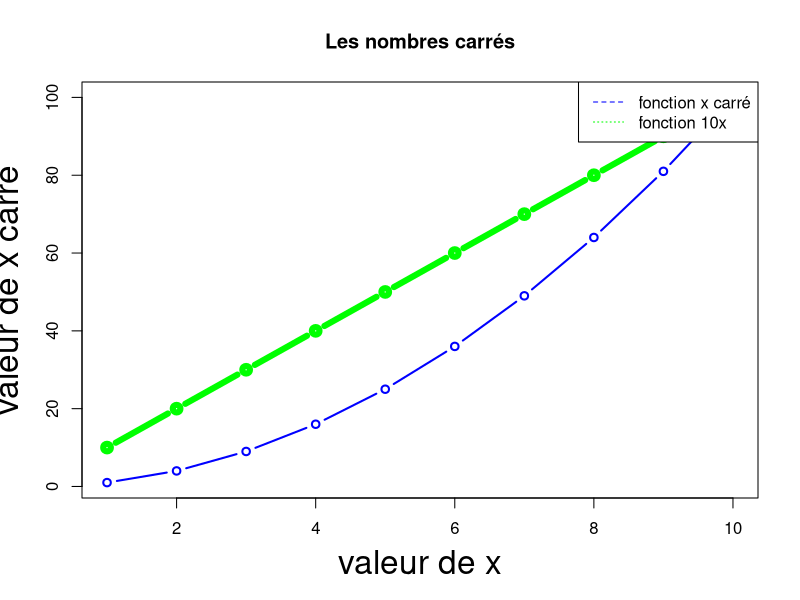

Write the R code that produced this figure.
#initialisation des vecteurs 
vecteur_x <- c(1:10)
vecteur_y <- vecteur_x^2
vecteur_y2 <-vecteur_x*10


#!! il faut séparer les fonctions : faire un graphe et ensuite ajouter en dehors à la suite des choses que l'on veut mettre
#en plus sur le graphe que l'on a déjà créé 
plot(vecteur_x, vecteur_y, #créer un graphe
xlab = "valeur de x", #axe x
ylab = "valeur de x carré", #axe y
cex.lab = 2, # taille de la police des titres des axes
main = "Les nombres carrés",
type = "b", #L'argument type dans la fonction plot() spécifie le type de graphique: en info, on privilégie un style uniforme 
                    #p : Points. C'est l'option par défaut qui crée un graphique de dispersion. 
                    #l : Lignes. Cette option relie les points de données avec des lignes. 
                    #b : Les deux. Cette option dessine à la fois des points et des lignes, en reliant les points avec des lignes.
col = "blue", #couleur du graphe
lwd = 2, #largeur de la ligne du graphe
)

#on ajoute une deuxième courbe avec un nouveau vecteur sur le graphique
lines(vecteur_x, 
          vecteur_y2,
          type = "b",
          col = "green",
          lwd = 6)  

legend("topright",
       #spécifier les noms des entrées de légende
       legend = c("fonction x carré", "fonction 10x"),

       #spéficier les couleurs
       col = c("blue", "green"),
    
       # changement de l'affichage des styles de ligne dans la légende
       lty = c(2,3)
) 